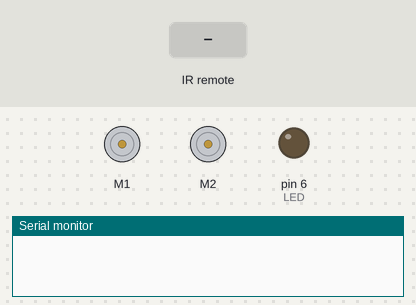
A sketch run on a simulated Arduino Uno, built with avr-gcc and run on an emulated ATmega328P. Shown: 2 × DC motor (green arrow = forward, orange = backward, longer = faster), output pins drawn as LEDs (lit = HIGH), the last lines printed to the serial monitor. Inputs (shaded band) come from the test bench.

Above: at 1.2 s.
1.3 s: infrared code 0x20DF8679 received
At 2.5 s:
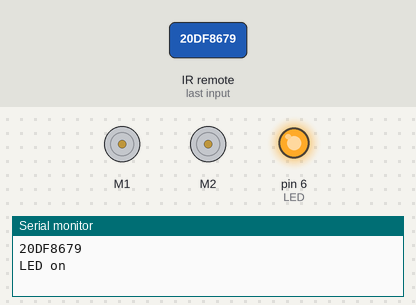
2.8 s: infrared code 0x20DF02FD received
At 3.4 s:
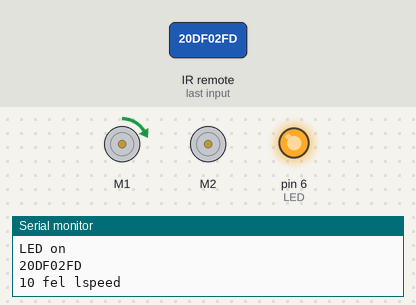
4.3 s: infrared code 0x20DF02FD received
At 4.6 s:
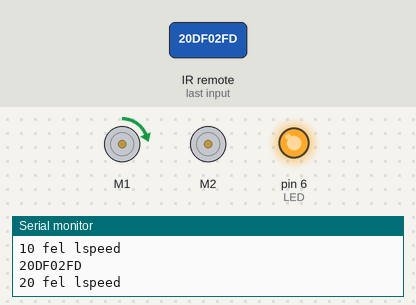
5.8 s: infrared code 0x20DFC639 received
At 7.0 s:
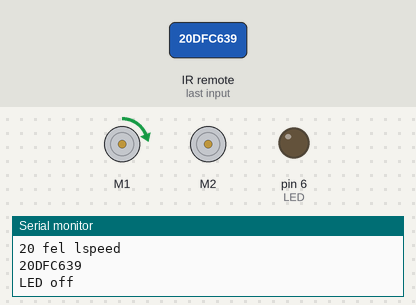
Timing chart, 0 to 8.3 s (numbered marks = the images above; inputs shaded):
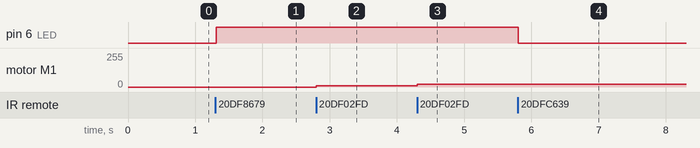

The sketch:

IRMotor.ino
```cpp
// (licence header left out)
#include <IRremote.h>
#include <Wire.h>
#include <Adafruit_MotorShield.h>
#include "utility/Adafruit_PWMServoDriver.h"

const long B_UP = 0x20DF02FD;
const long B_DOWN = 0x20DF827D;
const long B_RIGHT = 0x20DF609F;
const long B_LEFT = 0x20DFE01F;
const long B_OK = 0x20DF22DD;
const long B_BLUE = 0x20DF8679;
const long B_YELLOW = 0x20DFC639;

int RECV_PIN = 7;
int LED = 6;
IRrecv irrecv(RECV_PIN);
decode_results results;

Adafruit_MotorShield AFMS = Adafruit_MotorShield();
Adafruit_DCMotor *lMotor = AFMS.getMotor(1);
Adafruit_DCMotor *rMotor = AFMS.getMotor(2);

void setup()
{
  Serial.begin(9600);
  irrecv.enableIRIn(); // Start the receiver
  AFMS.begin();
  lMotor->run(FORWARD);
  lMotor->setSpeed(0);
  rMotor->run(FORWARD);
  rMotor->setSpeed(0);
  pinMode(LED, OUTPUT);
}

int lspeed = 0;
int rspeed = 0;

void loop() {

  if (irrecv.decode(&results)) {
    Serial.println(results.value, HEX);
    irrecv.resume(); // Receive the next value
    switch (results.value) {
      case B_UP:
        lspeed+= 10; if(lspeed>250) lspeed = 250;
        Serial.print(lspeed, DEC);
        Serial.println(" fel lspeed");
        break;
      case B_DOWN:
        lspeed-=10; if(lspeed<-250) lspeed = -250;
        Serial.print(lspeed, DEC);
        Serial.println(" le lspeed");
        break;
      case B_RIGHT:
        rspeed+= 10; if(rspeed>250) rspeed = 250;
        Serial.print(rspeed, DEC);
        Serial.println(" jobb rspeed");
        break;
      case B_LEFT:
        rspeed-=10; if(rspeed<-250) rspeed = -250;
        Serial.print(rspeed, DEC);
        Serial.println(" bal rspeed");
        break;
     /* case 0xFFFFFFFF:
        speed = speed + 10; Serial.print(speed, DEC);
        Serial.println(" ism*");
        break;*/
        case B_OK:
        lspeed = 0; rspeed = 0; Serial.print(rspeed, DEC);
        Serial.println(" OK speed=0");
        break;
        case B_BLUE:
        digitalWrite(LED, HIGH);
        Serial.println("LED on");
        break;
        case B_YELLOW:
        digitalWrite(LED, LOW);
        Serial.println("LED off");
        break;
    }
    //ha nyomva tartok egy gombot, akkor FFFFFFF jön.
    //el kell menteni az utolsó parancsot,
    //és az FFFFF annak ismétegetését jelenthet i
    if(lspeed>0){ lMotor->run(FORWARD);}
    else {lMotor->run(BACKWARD);}
    lMotor->setSpeed(abs(lspeed));

    if(rspeed>0){ rMotor->run(FORWARD);}
    else {rMotor->run(BACKWARD);}
    rMotor->setSpeed(abs(rspeed));
  }
  delay(10);
}
```

Measured:
- after the input at 1.3 s, pin 6 (LED): LOW → HIGH at once
- after the input at 2.8 s, motor M1: stopped → forward 10/255 at once
- after the input at 4.3 s, motor M1: forward 10/255 → forward 20/255 at once
- after the input at 5.8 s, pin 6 (LED): HIGH → LOW at once
